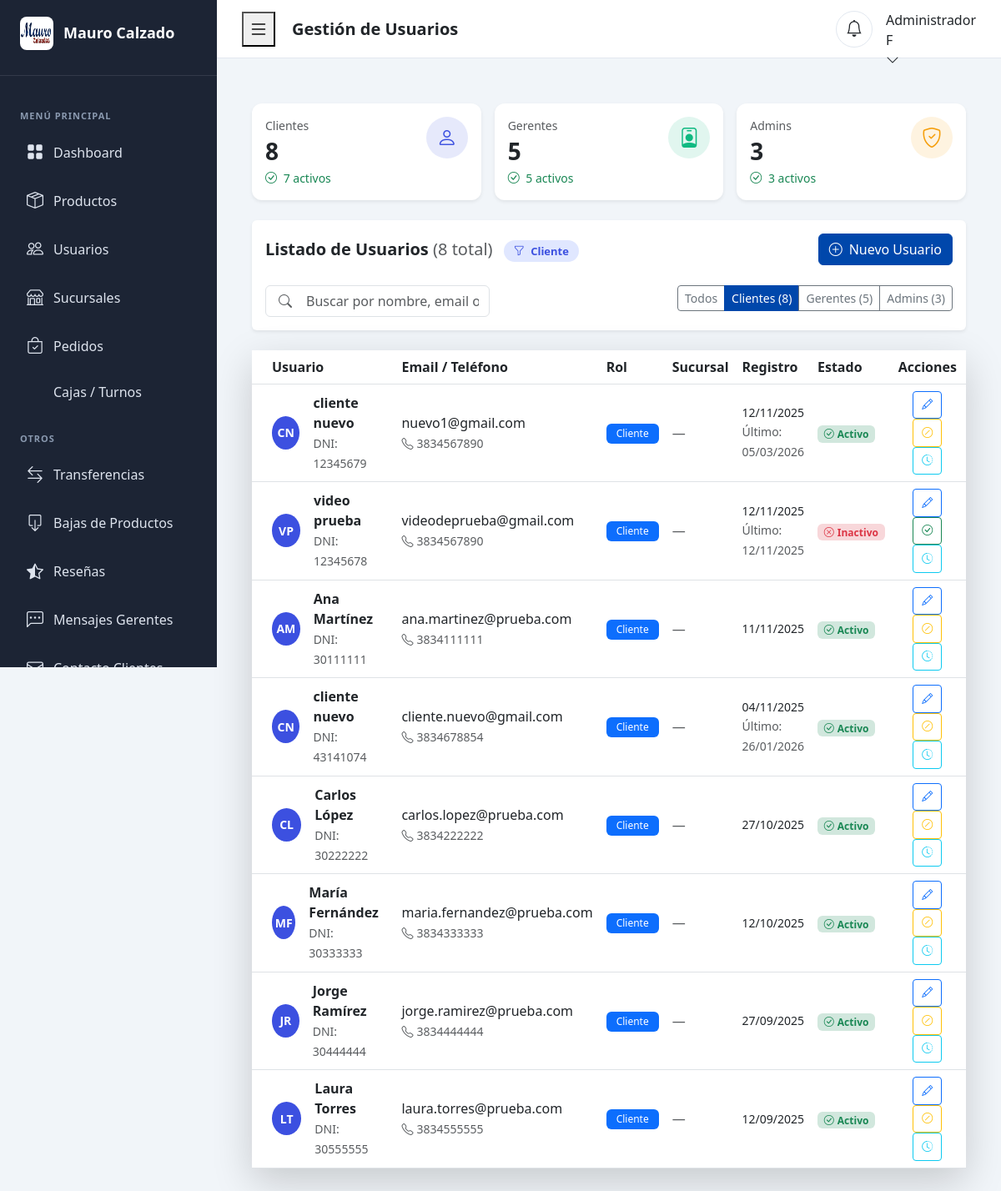
/admin/usuarios.php?rol=1 (signed in), run on the app's committed database.
### tables this page shows
CREATE TABLE `roles` (
  `rol_id` int(11) NOT NULL,
  `nombre_rol` varchar(50) NOT NULL,
  `descripcion` text DEFAULT NULL,
  `fecha_creacion` timestamp NOT NULL DEFAULT current_timestamp()
);

CREATE TABLE `usuarios` (
  `id` int(11) NOT NULL,
  `rol_id` int(11) NOT NULL DEFAULT 1,
  `sucursal_id` int(11) DEFAULT NULL,
  `nombre` varchar(100) NOT NULL,
  `apellido` varchar(100) NOT NULL,
  `email` varchar(150) NOT NULL,
  `password` varchar(255) NOT NULL,
  `telefono` varchar(20) DEFAULT NULL,
  `dni` varchar(10) DEFAULT NULL,
  `direccion` text DEFAULT NULL,
  `ciudad` varchar(100) DEFAULT NULL,
  `provincia` varchar(100) DEFAULT NULL,
  `codigo_postal` varchar(10) DEFAULT NULL,
  `fecha_registro` datetime DEFAULT current_timestamp(),
  `ultimo_acceso` datetime DEFAULT NULL,
  `activo` tinyint(1) DEFAULT 1,
  `verificado` tinyint(1) DEFAULT 0
);

### admin/usuarios.php (the view, shortened to what this page needs)
<?php
require_once('../includes/verificar-admin.php');
$registros_por_pagina = 15;
$pagina_actual = isset($_GET['pagina']) ? max(1, intval($_GET['pagina'])) : 1;
$offset = ($pagina_actual - 1) * $registros_por_pagina;
$filtro_rol = isset($_GET['rol']) ? intval($_GET['rol']) : 0;
$busqueda = isset($_GET['buscar']) ? trim($_GET['buscar']) : '';
$where_conditions = [];
$params = [];
$param_types = '';
if ($filtro_rol > 0) {
    $where_conditions[] = "u.rol_id = ?";
    $params[] = $filtro_rol;
    $param_types .= 'i';
}
$where_clause = !empty($where_conditions) ? "WHERE " . implode(" AND ", $where_conditions) : "";
$query_count = "SELECT COUNT(*) as total FROM usuarios u {$where_clause}";
$stmt_count = mysqli_prepare($conn, $query_count);
if (!empty($params)) {
    mysqli_stmt_bind_param($stmt_count, $param_types, ...$params);
}
mysqli_stmt_execute($stmt_count);
$result_count = mysqli_stmt_get_result($stmt_count);
$total_registros = mysqli_fetch_assoc($result_count)['total'];
$query = "SELECT
            u.id,
            u.rol_id,
            u.sucursal_id,
            u.nombre,
            u.apellido,
            u.email,
            u.telefono,
            u.dni,
            u.activo,
            u.fecha_registro,
            u.ultimo_acceso,
            r.nombre_rol,
            s.nombre as sucursal_nombre,
            s.ciudad as sucursal_ciudad
          FROM usuarios u
          INNER JOIN roles r ON u.rol_id = r.rol_id
          LEFT JOIN sucursales s ON u.sucursal_id = s.id
          {$where_clause}
          ORDER BY u.fecha_registro DESC
          LIMIT ? OFFSET ?";
$stmt = mysqli_prepare($conn, $query);
$params_with_limit = $params;
$params_with_limit[] = $registros_por_pagina;
$params_with_limit[] = $offset;
$param_types_with_limit = $param_types . 'ii';
mysqli_stmt_bind_param($stmt, $param_types_with_limit, ...$params_with_limit);
mysqli_stmt_execute($stmt);
$result_usuarios = mysqli_stmt_get_result($stmt);
$query_stats = "SELECT
                  r.rol_id,
                  r.nombre_rol,
                  COUNT(u.id) as total,
                  SUM(CASE WHEN u.activo = 1 THEN 1 ELSE 0 END) as activos
                FROM roles r
                LEFT JOIN usuarios u ON r.rol_id = u.rol_id
                GROUP BY r.rol_id, r.nombre_rol
                ORDER BY r.rol_id";
$result_stats = mysqli_query($conn, $query_stats);
$stats = [];
while ($row = mysqli_fetch_assoc($result_stats)) {
    $stats[$row['rol_id']] = $row;
}
require_once('includes/header-admin.php');
?>
<div class="container-fluid py-4">
    <div class="row g-3 mb-4">
        <?php
        $colores_roles = [
            1 => ['bg' => '#3C50E0', 'icon' => 'bi-person'],
            2 => ['bg' => '#10B981', 'icon' => 'bi-person-badge'],
            3 => ['bg' => '#F59E0B', 'icon' => 'bi-shield-check']
        ];
        foreach ($stats as $rol_id => $stat):
            $color = $colores_roles[$rol_id] ?? ['bg' => '#6B7280', 'icon' => 'bi-person'];
        ?>
        <div class="col-md-4">
            <div class="card stats-card shadow-sm">
                <div class="card-body">
                    <div class="d-flex justify-content-between align-items-start">
                        <div>
                            <p class="text-muted mb-1 small"><?php echo htmlspecialchars($stat['nombre_rol']); ?>s</p>
                            <h3 class="mb-0 fw-bold"><?php echo $stat['total']; ?></h3>
                            <p class="text-success mb-0 small mt-1">
                                <i class="bi bi-check-circle me-1"></i>
                                <?php echo $stat['activos']; ?> activos
                            </p>
                        </div>
                        <div class="rounded-circle d-flex align-items-center justify-content-center"
                             style="width:50px; height:50px; background:<?php echo $color['bg']; ?>20;">
                            <i class="bi <?php echo $color['icon']; ?> fs-4" style="color:<?php echo $color['bg']; ?>;"></i>
                        </div>
                    </div>
                </div>
            </div>
        </div>
        <?php endforeach; ?>
    </div>
    <div class="card shadow-sm border-0 mb-4">
        <div class="card-body">
            <div class="row align-items-center">
                <div class="col-md-6">
                    <h5 class="mb-0 fw-bold">
                        Listado de Usuarios
                        <span class="text-muted fw-normal">(<?php echo $total_registros; ?> total)</span>
                        <?php if ($filtro_rol > 0): ?>
                            <span class="filter-badge">
                                <i class="bi bi-funnel me-1"></i>
                                <?php echo $stats[$filtro_rol]['nombre_rol']; ?>
                            </span>
                        <?php endif; ?>
                    </h5>
                </div>
                <div class="col-md-6 text-end">
                    <button class="btn btn-primary" data-bs-toggle="modal" data-bs-target="#modalCrearUsuario">
                        <i class="bi bi-plus-circle me-2"></i>Nuevo Usuario
                    </button>
                </div>
            </div>
            <div class="row mt-3 g-2">
                <div class="col-md-4">
                    <div class="search-box">
                        <form method="GET" class="position-relative">
                            <input type="text"
                                   name="buscar"
                                   class="form-control ps-5"
                                   placeholder="Buscar por nombre, email o DNI..."
                                   value="<?php echo htmlspecialchars($busqueda); ?>">
                            <i class="bi bi-search position-absolute top-50 start-0 translate-middle-y ms-3 text-muted"></i>
                        </form>
                    </div>
                </div>
                <div class="col-md-8 text-md-end">
                    <div class="btn-group" role="group">
                        <a href="usuarios.php"
                           class="btn btn-sm <?php echo $filtro_rol == 0 ? 'btn-primary' : 'btn-outline-secondary'; ?>">
                            Todos
                        </a>
                        <a href="usuarios.php?rol=1<?php echo !empty($busqueda) ? '&buscar='.urlencode($busqueda) : ''; ?>"
                           class="btn btn-sm <?php echo $filtro_rol == 1 ? 'btn-primary' : 'btn-outline-secondary'; ?>">
                            Clientes (<?php echo $stats[1]['total']; ?>)
                        </a>
                        <a href="usuarios.php?rol=2<?php echo !empty($busqueda) ? '&buscar='.urlencode($busqueda) : ''; ?>"
                           class="btn btn-sm <?php echo $filtro_rol == 2 ? 'btn-primary' : 'btn-outline-secondary'; ?>">
                            Gerentes (<?php echo $stats[2]['total']; ?>)
                        </a>
                        <a href="usuarios.php?rol=3<?php echo !empty($busqueda) ? '&buscar='.urlencode($busqueda) : ''; ?>"
                           class="btn btn-sm <?php echo $filtro_rol == 3 ? 'btn-primary' : 'btn-outline-secondary'; ?>">
                            Admins (<?php echo $stats[3]['total']; ?>)
                        </a>
                    </div>
                </div>
            </div>
        </div>
    </div>
    <div class="card shadow-lg border-0">
        <div class="card-body p-0">
            <div class="table-responsive">
                <table class="table table-hover align-middle mb-0">
                    <thead class="bg-light">
                        <tr>
                            <th class="ps-4">Usuario</th>
                            <th>Email / Teléfono</th>
                            <th>Rol</th>
                            <th>Sucursal</th>
                            <th>Registro</th>
                            <th>Estado</th>
                            <th class="text-center pe-4">Acciones</th>
                        </tr>
                    </thead>
                    <tbody>
                        <?php if (mysqli_num_rows($result_usuarios) > 0): ?>
                            <?php while ($usuario = mysqli_fetch_assoc($result_usuarios)):
                                $avatar_colors = [
                                    1 => '#3C50E0',
                                    2 => '#10B981',
                                    3 => '#F59E0B'
                                ];
                                $avatar_bg = $avatar_colors[$usuario['rol_id']] ?? '#6B7280';
                                $iniciales = strtoupper(substr($usuario['nombre'], 0, 1) . substr($usuario['apellido'], 0, 1));
                            ?>
                            <tr>
                                <td class="ps-4">
                                    <div class="d-flex align-items-center gap-3">
                                        <div class="user-avatar-table" style="background: <?php echo $avatar_bg; ?>;">
                                            <?php echo $iniciales; ?>
                                        </div>
                                        <div>
                                            <div class="fw-semibold">
                                                <?php echo htmlspecialchars($usuario['nombre'] . ' ' . $usuario['apellido']); ?>
                                            </div>
                                            <?php if ($usuario['dni']): ?>
                                                <small class="text-muted">DNI: <?php echo htmlspecialchars($usuario['dni']); ?></small>
                                            <?php endif; ?>
                                        </div>
                                    </div>
                                </td>
                                <td>
                                    <div><?php echo htmlspecialchars($usuario['email']); ?></div>
                                    <?php if ($usuario['telefono']): ?>
                                        <small class="text-muted">
                                            <i class="bi bi-telephone me-1"></i><?php echo htmlspecialchars($usuario['telefono']); ?>
                                        </small>
                                    <?php endif; ?>
                                </td>
                                <td>
                                    <?php
                                    $badge_classes = [
                                        1 => 'bg-primary',
                                        2 => 'bg-success',
                                        3 => 'bg-warning text-dark'
                                    ];
                                    $badge_class = $badge_classes[$usuario['rol_id']] ?? 'bg-secondary';
                                    ?>
                                    <span class="badge <?php echo $badge_class; ?> badge-rol">
                                        <?php echo htmlspecialchars($usuario['nombre_rol']); ?>
                                    </span>
                                </td>
                                <td>
                                    <?php if ($usuario['sucursal_nombre']): ?>
                                        <div class="small">
                                            <i class="bi bi-shop me-1 text-muted"></i>
                                            <?php echo htmlspecialchars($usuario['sucursal_nombre']); ?>
                                        </div>
                                        <small class="text-muted"><?php echo htmlspecialchars($usuario['sucursal_ciudad']); ?></small>
                                    <?php else: ?>
                                        <span class="text-muted">—</span>
                                    <?php endif; ?>
                                </td>
                                <td>
                                    <div class="small"><?php echo date('d/m/Y', strtotime($usuario['fecha_registro'])); ?></div>
                                    <?php if ($usuario['ultimo_acceso']): ?>
                                        <small class="text-muted">
                                            Último: <?php echo date('d/m/Y', strtotime($usuario['ultimo_acceso'])); ?>
                                        </small>
                                    <?php endif; ?>
                                </td>
                                <td>
                                    <?php if ($usuario['activo'] == 1): ?>
                                        <span class="badge bg-success-subtle text-success">
                                            <i class="bi bi-check-circle me-1"></i>Activo
                                        </span>
                                    <?php else: ?>
                                        <span class="badge bg-danger-subtle text-danger">
                                            <i class="bi bi-x-circle me-1"></i>Inactivo
                                        </span>
                                    <?php endif; ?>
                                </td>
                                <td class="text-center pe-4">
                                    <div class="table-actions">
                                        <button class="btn btn-sm btn-outline-primary"
                                                onclick="abrirModalEditar(<?php echo $usuario['id']; ?>)"
                                                title="Editar usuario">
                                            <i class="bi bi-pencil"></i>
                                        </button>
                                        <?php if ($usuario['id'] != $_SESSION['usuario_id']):  ?>
                                            <button class="btn btn-sm btn-outline-<?php echo $usuario['activo'] == 1 ? 'warning' : 'success'; ?>"
                                                    onclick="cambiarEstado(<?php echo $usuario['id']; ?>, <?php echo $usuario['activo'] == 1 ? 0 : 1; ?>, '<?php echo htmlspecialchars($usuario['nombre'] . ' ' . $usuario['apellido']); ?>')"
                                                    title="<?php echo $usuario['activo'] == 1 ? 'Desactivar' : 'Activar'; ?>">
                                                <i class="bi bi-<?php echo $usuario['activo'] == 1 ? 'slash-circle' : 'check-circle'; ?>"></i>
                                            </button>
                                        <?php endif; ?>
                                        <button class="btn btn-sm btn-outline-info"
                                                onclick="verHistorial(<?php echo $usuario['id']; ?>, '<?php echo htmlspecialchars($usuario['nombre'] . ' ' . $usuario['apellido']); ?>')"
                                                title="Ver historial de pedidos">
                                            <i class="bi bi-clock-history"></i>
                                        </button>
                                    </div>
                                </td>
                            </tr>
                            <?php endwhile; ?>
                        <?php endif; ?>
                    </tbody>
                </table>
            </div>
        </div>
    </div>
</div>
<?php
require_once('includes/footer-admin.php');
?>

### data on the page
roles: nombre_rol "Cliente", total "8", activos "7"
roles: nombre_rol "Gerente", total "5", activos "5"
roles: nombre_rol "Admin", total "3", activos "3"
usuarios: iniciales "CN", nombre+apellido "cliente nuevo", dni "12345679", email "nuevo1@gmail.com", telefono "3834567890", rol.nombre_rol "Cliente", fecha_registro "12/11/2025", ultimo_acceso "05/03/2026", activo 1 (drawn)
usuarios: iniciales "VP", nombre+apellido "video prueba", dni "12345678", email "videodeprueba@gmail.com", telefono "3834567890", rol.nombre_rol "Cliente", fecha_registro "12/11/2025", ultimo_acceso "12/11/2025", activo 0 (drawn)
usuarios: iniciales "AM", nombre+apellido "Ana Martínez", dni "30111111", email "ana.martinez@prueba.com", telefono "3834111111", rol.nombre_rol "Cliente", fecha_registro "11/11/2025", activo 1 (drawn)
usuarios: iniciales "CN", nombre+apellido "cliente nuevo", dni "43141074", email "cliente.nuevo@gmail.com", telefono "3834678854", rol.nombre_rol "Cliente", fecha_registro "04/11/2025", ultimo_acceso "26/01/2026", activo 1 (drawn)
usuarios: iniciales "CL", nombre+apellido "Carlos López", dni "30222222", email "carlos.lopez@prueba.com", telefono "3834222222", rol.nombre_rol "Cliente", fecha_registro "27/10/2025", activo 1 (drawn)
usuarios: iniciales "MF", nombre+apellido "María Fernández", dni "30333333", email "maria.fernandez@prueba.com", telefono "3834333333", rol.nombre_rol "Cliente", fecha_registro "12/10/2025", activo 1 (drawn)
usuarios: iniciales "JR", nombre+apellido "Jorge Ramírez", dni "30444444", email "jorge.ramirez@prueba.com", telefono "3834444444", rol.nombre_rol "Cliente", fecha_registro "27/09/2025", activo 1 (drawn)
usuarios: iniciales "LT", nombre+apellido "Laura Torres", dni "30555555", email "laura.torres@prueba.com", telefono "3834555555", rol.nombre_rol "Cliente", fecha_registro "12/09/2025", activo 1 (drawn)

### other printed values
$titulo_pagina "Gestión de Usuarios"
substr($_SESSION['nombre'], 0, 1) "F"
$total_registros "8"
$stats[1]['total'] "8"
$stats[2]['total'] "5"
$stats[3]['total'] "3"
